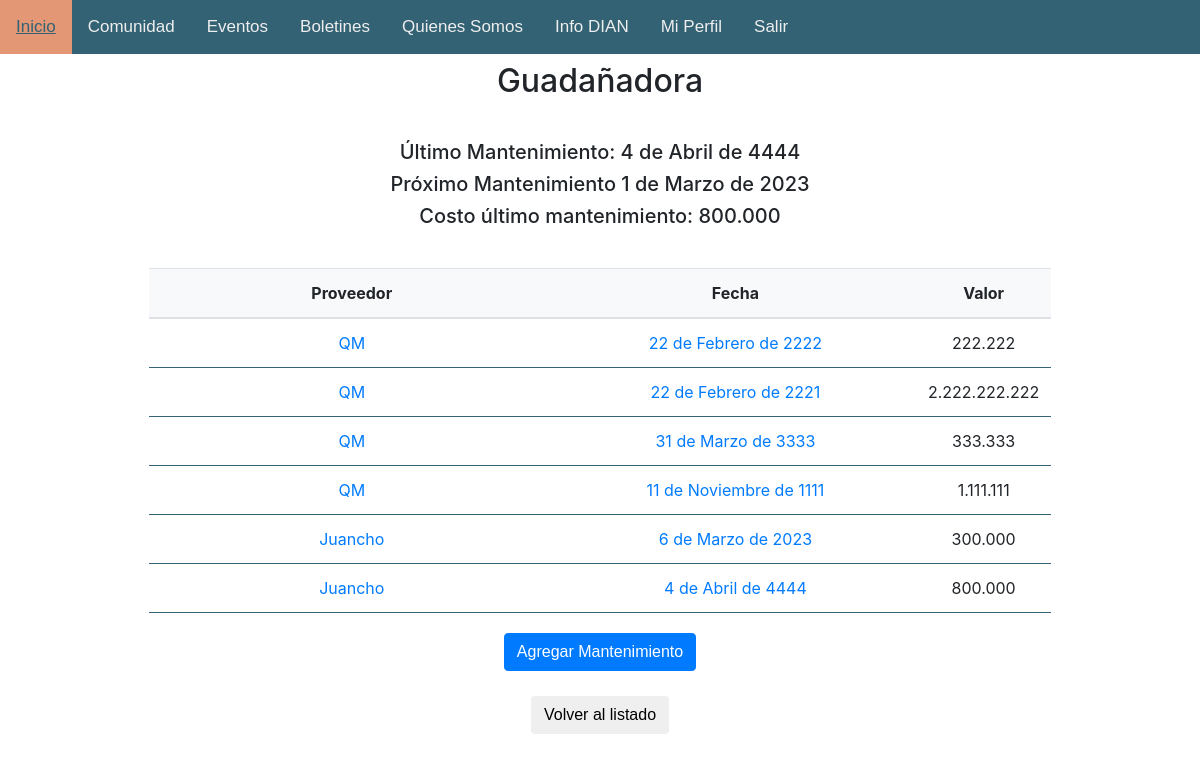
The page /mtto/detalle/1/ (signed in) on the database its author committed.
### mtto/models.py (models this page shows, shortened)
class Equip(models.Model):
    name = models.CharField(max_length=50, null=False, blank=False)
    frequency = models.PositiveSmallIntegerField()
    last_maintenance = models.DateField(null=True, blank=True)
    next_maintenance = models.DateField(null=True, blank=True)
    last_value = models.PositiveIntegerField(null=True, blank=True)
    class Meta():
        verbose_name_plural = 'equipos'

class Maintenance(models.Model):
    equip = models.ForeignKey(Equip, on_delete=models.CASCADE)
    user = models.ForeignKey(User, on_delete=models.CASCADE)
    supplier = models.ForeignKey(Supplier, on_delete=models.CASCADE)
    date = models.DateField()
    value = models.PositiveIntegerField()
    notes = models.TextField()
    class Meta():
        verbose_name_plural = 'Mantenimientos'

class Supplier(models.Model):
    name = models.CharField(max_length=100, null=False, blank=False)
    address = models.CharField(max_length=100)
    phone_number = models.PositiveBigIntegerField()
    contact = models.CharField(max_length=100)
    def __str__(self):
        return self.name
    class Meta():
        verbose_name_plural = 'Proveedores'

### mtto/views.py (the view)
# urls.py: path('detalle/<int:pk>/', views.detalleEquipo, name='mtto.details'),
@login_required
def detalleEquipo(request, pk):
    comunidad = False
    if CustomUser.objects.get(user=request.user).comunidad:
        comunidad =True
        equipo = Equip.objects.get(pk=pk)
        mttos = Maintenance.objects.filter(equip=equipo)
        return render(request, 'mtto/detalle_eq.html', {
            'equipo': equipo,
            'comunidad': comunidad,
            'mttos': mttos,
        })
    else:
        return HttpResponseRedirect(reverse('home'))

### mtto/templates/mtto/detalle_eq.html (shortened to what this page needs)
{% extends 'base.html' %}
{% load static %}
    {% block body %}
    <h2 class="center">{{ equipo.name }}</h2>
    <br>
    <div class="center">
        <h5>Último Mantenimiento: {{ equipo.last_maintenance }}</h5>
        <h5>Próximo Mantenimiento {{ equipo.next_maintenance }}</h5>
        <h5>Costo último mantenimiento: {{ equipo.last_value }}</h5>
    </div>
    <br>
    <div style="width: 90%;" class="table-responsive center">
    <table class="table align-middle mb-0 bg-white center">
        <thead class="bg-light">
            <tr>
                <th style="width: 20px;">Proveedor</th>
                <th>Fecha</th>
                <th>Valor</th>
            </tr>
        </thead>
        <tbody>
            {% for mtto in mttos %}
            <tr>
                <td style="width: 20px;"><a href="{% url 'mtto.proveedor' pk=mtto.supplier.id %}">{{ mtto.supplier }}</a></td>
                <td><a href="{% url 'mtto.mtto' pk=mtto.id %}">{{ mtto.date }}</a></td>
                <td>{{ mtto.value }}</td>
            </tr>
            {% endfor %}
        </tbody>
    </table>
    <form action="{% url 'mtto.crear_mtto' pk=equipo.id %}">
        <button type="submit" class="btn btn-primary top-20">Agregar Mantenimiento</button>
    </form>
    <form action="{% url 'mtto.listado_equipos' %}">
        <button type="submit" class="btn btn-secundary top-20">Volver al listado</button>
    </form>
</div>
    {% endblock %}

### static/css/style.css (style rules this page uses)
body { margin: 0; font-family: Arial, Helvetica, sans-serif; }
.center { display: block; text-align: center; margin: 8px auto 8px auto; width: 80%; }
.btn { font-family:'Trebuchet MS', 'Lucida Sans Unicode', 'Lucida Grande', 'Lucida Sans', Arial, sans-serif ; padding: 6px; margin: 5px; border-radius: 10px; border-style: none; }
.top-20 { margin-top: 20px; }
table { table-layout: fixed; border-collapse: collapse; }
thead th:nth-child(1) { width: 30%; }
thead th:nth-child(2) { width: 40%; }
thead th:nth-child(3) { width: 15%; }
th, td { padding: 5px; border-bottom: 1px solid #326273; }
table.center { display: table; align-items: center; width: auto; margin: 0 auto; }

### rows shown on the page
Equip: name "Guadañadora", last_maintenance "4 de Abril de 4444", next_maintenance "1 de Marzo de 2023", last_value "800.000"
Maintenance: supplier "QM", date "22 de Febrero de 2222", value "222.222"
Maintenance: supplier "QM", date "22 de Febrero de 2221", value "2.222.222.222"
Maintenance: supplier "QM", date "31 de Marzo de 3333", value "333.333"
Maintenance: supplier "QM", date "11 de Noviembre de 1111", value "1.111.111"
Maintenance: supplier "Juancho", date "6 de Marzo de 2023", value "300.000"
Maintenance: supplier "Juancho", date "4 de Abril de 4444", value "800.000"
